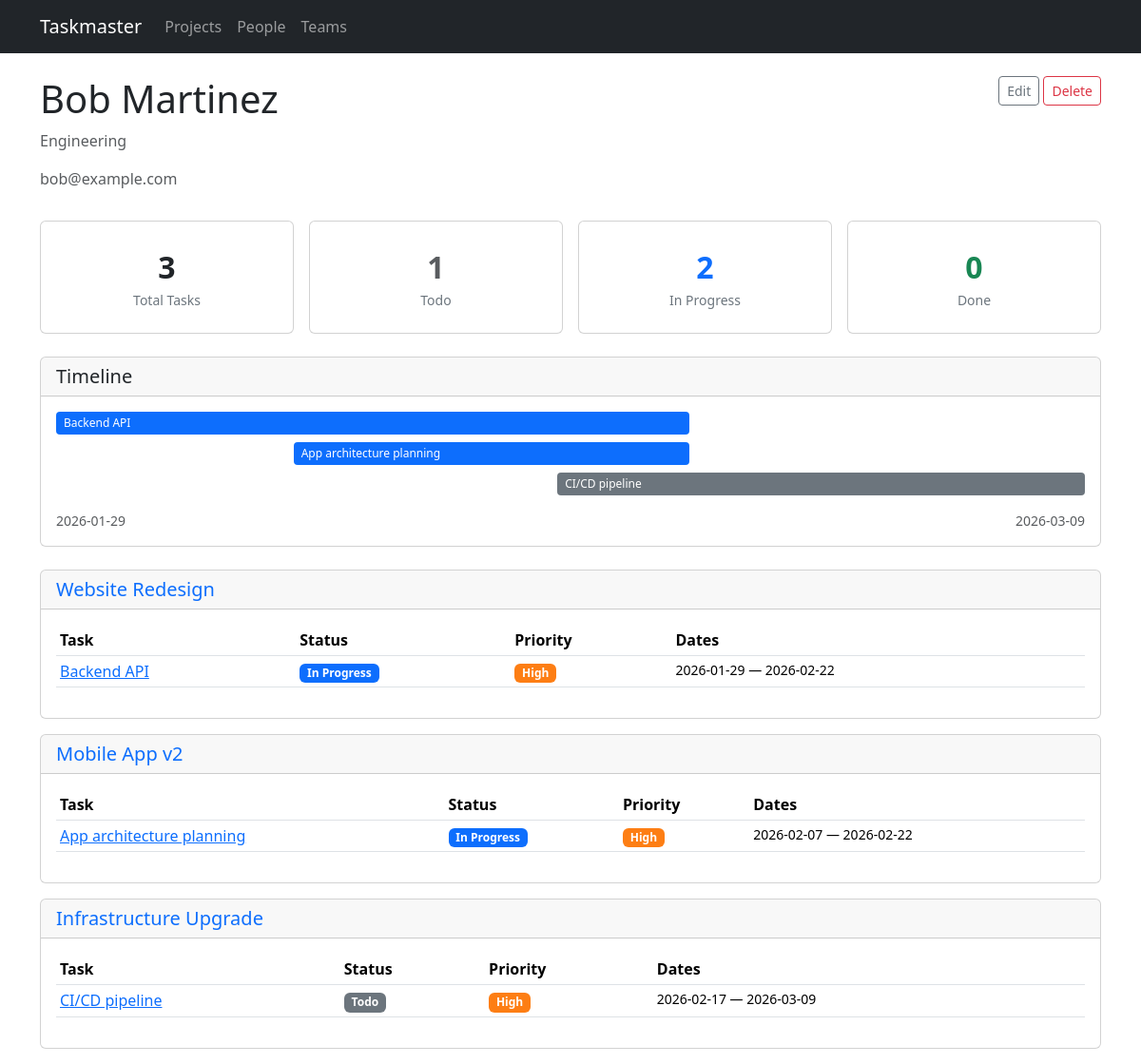
/people/2, run on an earlier commit of the app's database.
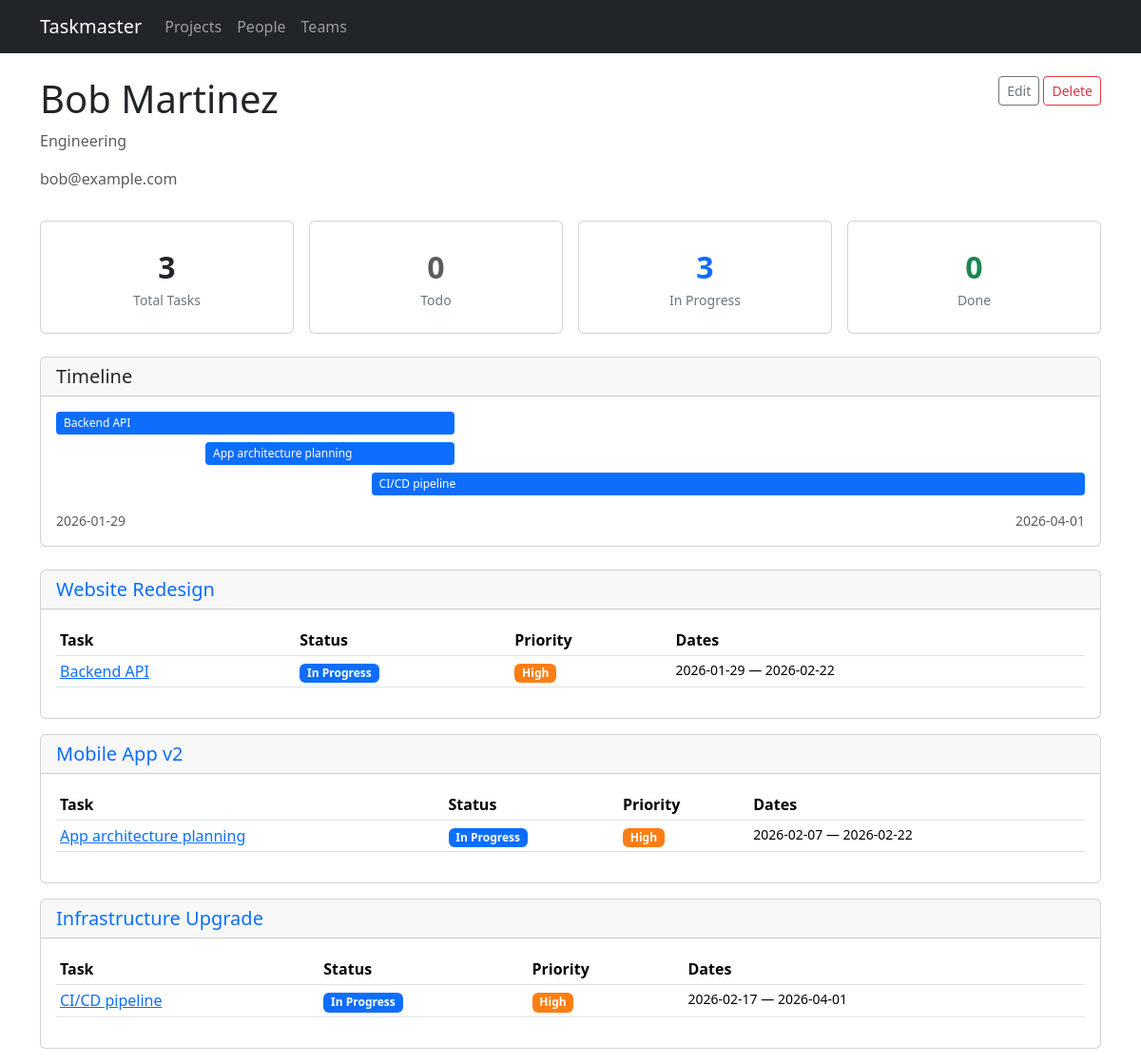
And on a later commit of the database.
### models.py (models this page shows, shortened)
class Task(db.Model):
    id = db.Column(db.Integer, primary_key=True)
    title = db.Column(db.String(200), nullable=False)
    description = db.Column(db.Text)
    project_id = db.Column(db.Integer, db.ForeignKey('project.id'), nullable=False)
    assignee_id = db.Column(db.Integer, db.ForeignKey('person.id'))
    start_date = db.Column(db.Date, nullable=False)
    end_date = db.Column(db.Date, nullable=False)
    status = db.Column(db.String(20), default='todo')  # todo, in_progress, done
    priority = db.Column(db.String(20), default='medium')  # low, medium, high, critical
    tags = db.relationship('Tag', secondary=task_tags, backref=db.backref('tasks', lazy=True))
    status_updates = db.relationship('StatusUpdate', backref='task', lazy=True,
                                     order_by='StatusUpdate.created_at.desc()',
                                     cascade='all, delete-orphan')
    dependencies = db.relationship(
        'Task',
        secondary='task_dependency',
        primaryjoin='Task.id == TaskDependency.task_id',
        secondaryjoin='Task.id == TaskDependency.depends_on_id',
        backref=db.backref('dependents', lazy=True),
        lazy=True,
    )

### routes/people.py (the view)
@bp.route('/people/<int:id>')
def detail(id):
    person = Person.query.get_or_404(id)
    tasks_by_project = {}
    for task in person.tasks:
        proj = task.project
        if proj.id not in tasks_by_project:
            tasks_by_project[proj.id] = {'project': proj, 'tasks': []}
        tasks_by_project[proj.id]['tasks'].append(task)
    return render_template('people/detail.html', person=person,
                           tasks_by_project=tasks_by_project)

### templates/people/detail.html (shortened to what the changed rows need)
{% extends "base.html" %}
{% block content %}
<div class="d-flex justify-content-between align-items-start mb-3">
    <div>
        <h1>{{ person.name }}</h1>
    </div>
</div>
{% set total = person.tasks|length %}
{% set todo = person.tasks|selectattr('status', 'equalto', 'todo')|list|length %}
{% set in_prog = person.tasks|selectattr('status', 'equalto', 'in_progress')|list|length %}
{% set done_count = person.tasks|selectattr('status', 'equalto', 'done')|list|length %}
<div class="row g-3 mb-4">
    <div class="col-md-3"><div class="card stat-card"><div class="stat-number text-muted">{{ todo }}</div><div class="stat-label">Todo</div></div></div>
    <div class="col-md-3"><div class="card stat-card"><div class="stat-number text-primary">{{ in_prog }}</div><div class="stat-label">In Progress</div></div></div>
</div>
{% if person.tasks %}
<div class="card mb-4">
    <div class="card-header"><h5 class="mb-0">Timeline</h5></div>
    <div class="card-body">
        {% set all_tasks = person.tasks %}
        {% set min_date = all_tasks|map(attribute='start_date')|min %}
        {% set max_date = all_tasks|map(attribute='end_date')|max %}
        {% set total_days = (max_date - min_date).days if max_date != min_date else 1 %}
        <div style="position: relative; min-height: {{ all_tasks|length * 32 }}px;">
            {% for task in all_tasks %}
            {% set offset_days = (task.start_date - min_date).days %}
            {% set duration_days = (task.end_date - task.start_date).days %}
            {% set left_pct = (offset_days / total_days * 100) %}
            {% set width_pct = (duration_days / total_days * 100) %}
            <div class="timeline-bar badge-{{ task.status }}"
                 style="position: absolute; top: {{ loop.index0 * 32 }}px; left: {{ left_pct }}%; width: {{ [width_pct, 5]|max }}%;"
                 title="{{ task.title }} ({{ task.start_date }} to {{ task.end_date }})">
                <a href="{{ url_for('tasks.detail', id=task.id) }}" class="text-white text-decoration-none">{{ task.title }}</a>
            </div>
            {% endfor %}
        </div>
        <div class="d-flex justify-content-between mt-2 small text-muted">
            <span>{{ min_date }}</span>
            <span>{{ max_date }}</span>
        </div>
    </div>
</div>
{% endif %}
{% if tasks_by_project %}
{% for proj_id, group in tasks_by_project.items() %}
<div class="card mb-3">
    <div class="card-header">
        <h5 class="mb-0">
            <a href="{{ url_for('projects.detail', id=group.project.id) }}" class="text-decoration-none">
                {{ group.project.name }}
            </a>
        </h5>
    </div>
    <div class="card-body">
        <div class="table-responsive">
            <table class="table table-hover table-sm">
                <thead>
                    <tr><th>Task</th><th>Status</th><th>Priority</th><th>Dates</th></tr>
                </thead>
                <tbody>
                    {% for task in group.tasks %}
                    <tr>
                        <td><a href="{{ url_for('tasks.detail', id=task.id) }}">{{ task.title }}</a></td>
                        <td><span class="badge badge-{{ task.status }}">{{ task.status | replace('_', ' ') | title }}</span></td>
                        <td><span class="badge badge-{{ task.priority }}">{{ task.priority | title }}</span></td>
                        <td class="small">{{ task.start_date }} &mdash; {{ task.end_date }}</td>
                    </tr>
                    {% endfor %}
                </tbody>
            </table>
        </div>
    </div>
</div>
{% endfor %}
{% else %}
<div class="text-center py-5">
    <p class="text-muted">No tasks assigned to this person yet.</p>
</div>
{% endif %}
{% endblock %}

What changed in the data, as far as the page shows it:
changed Task "CI/CD pipeline": end_date "2026-03-09" → "2026-04-01"; status "Todo" → "In Progress"
Also different on the page:
{{ todo }}: "1" → "0"
{{ in_prog }}: "2" → "3"
